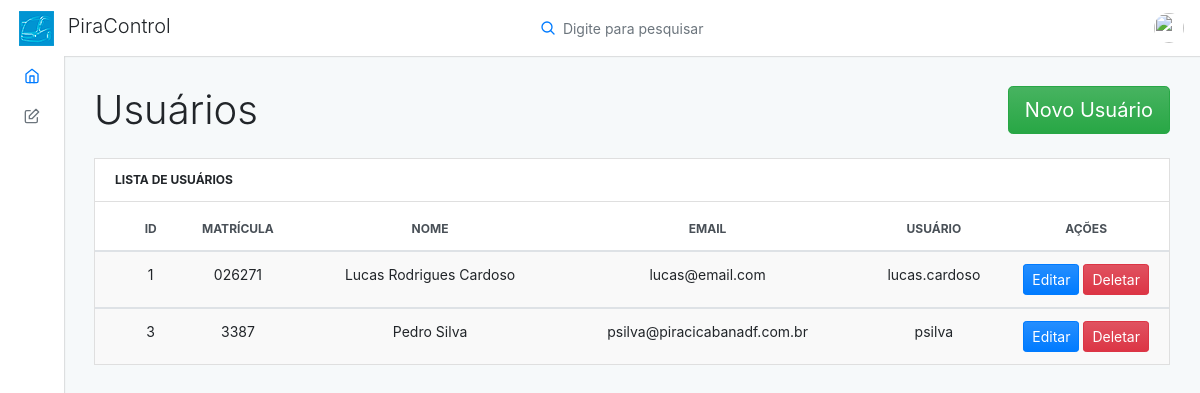
/front/usuario.php (signed in), run on an earlier commit of the app's database.
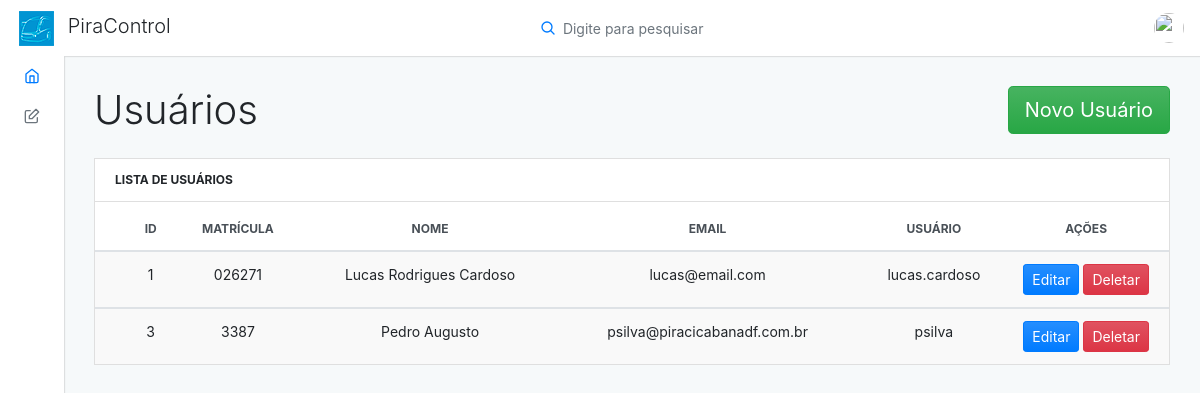
And on a later commit of the database.
### tables this page shows
CREATE TABLE `usuario` (
  `id` int(11) NOT NULL,
  `nome` varchar(45) NOT NULL,
  `ultimoNome` varchar(45) NOT NULL,
  `nomeUsuario` varchar(45) NOT NULL,
  `email` varchar(80) NOT NULL,
  `matricula` varchar(45) NOT NULL,
  `imagem` varchar(200) NOT NULL,
  `senha` varchar(200) NOT NULL
);

### front/classes/Conexao.php (called while the page is built, shortened)
<?php
class Conexao
{
	private $host;
	private $user;
	private $password;
	public function __construct() {
		$this->host = 'mysql:host=localhost;dbname=bd_pira_control';
		$this->user = 'root';
		$this->password = '';
	}
    public function conectar() {
    	try {
			$conn = new PDO(
							$this->host,
							$this->user,
							$this->password
						);
			return $conn;
		} catch (PDOException $e) {
			echo 'Erro na conexao. Erro reportado: ' . $e->getMessage();
			exit;
		}
    }
}

### front/classes/UsuarioDAO.php (called while the page is built, shortened)
<?php
require_once 'Model.php';
class UsuarioDAO extends Model
{
    public function __construct()
    {
        $this->class = 'Usuario';
        $this->tabela = 'usuario';
    }
    public function listarUsuarios($condicao = '')
    {
        $query = "SELECT id, nome, ultimoNome, nomeUsuario, email, matricula, imagem FROM {$this->tabela}";
        $stmt = $this->db->prepare($query);
        $stmt->setFetchMode(PDO::FETCH_CLASS, $this->class);
        $stmt->execute();
        return $stmt->fetchAll();
    }
}

### front/classes/Model.php (called while the page is built, shortened)
<?php
    require 'Conexao.php';
    class Model {
        public function __construct()
        {
            $conexao = new Conexao();
            $this->db = $conexao->conectar();
        }
    }

### front/classes/Usuario.php (called while the page is built, shortened)
<?php
    class Usuario {
        public function __get($atributo) {
            return $this->$atributo;
        }
    }

### front/usuario.php (the view, shortened to what this page needs)
<?php
require_once 'layout/header.php';
require_once 'layout/menu.php';
?>
<?php
require_once 'classes/Usuario.php';
require_once 'classes/UsuarioDAO.php';
$usuarioDAO = new UsuarioDAO();
$usuarios = $usuarioDAO->listarUsuarios();
?>
<div class="adminx-content">
    <div class="adminx-main-content">
        <div class="container-fluid">
            <nav aria-label="breadcrumb" role="navigation" style="float: right;">
              <ol class="breadcrumb adminx-page-breadcrumb">
                <li ><a href="form_usuario" class="btn btn-lg btn-success" >Novo Usuário</a></li>
              </ol>
            </nav>
            <div class="pb-3">
                <h1>Usuários</h1>
            </div>
            <div class="row">
                <div class="col-lg-12">
                    <div class="card mb-grid">
                        <div class="card-header d-flex justify-content-between align-items-center">
                            <div class="card-header-title">Lista de Usuários</div>
                        </div>
                        <div class="table-responsive-md">
                            <table class="table table-actions table-striped table-hover mb-0">
                                <thead>
                                    <tr>
                                        <th scope="col">
                                            <label class="custom-control custom-checkbox m-0 p-0">
                                            </label>
                                        </th>
                                        <th scope="col" class="text-center">ID</th>
                                        <th scope="col" class="text-center">Matrícula</th>
                                        <th scope="col" class="text-center">Nome</th>
                                        <th scope="col" class="text-center">Email</th>
                                        <th scope="col" class="text-center">Usuário</th>
                                        <th scope="col" class="text-center">Ações</th>
                                    </tr>
                                </thead>
                                <?php foreach ($usuarios as $usuario) { ?>
                                    <tbody>
                                        <tr>
                                            <th scope="row">
                                                <label class="custom-control custom-checkbox m-0 p-0">
                                                </label>
                                            </th>
                                            <td class="text-center"><?= $usuario->id ?></td>
                                            <td class="text-center"><?= $usuario->matricula ?></td>
                                            <td class="text-center"><?= $usuario->nome ?> <?= $usuario->ultimoNome ?></td>
                                            <td class="text-center"><?= $usuario->email ?></td>
                                            <td class="text-center"><?= $usuario->nomeUsuario ?></td>
                                            <td>
                                                <a class="btn btn-sm btn-primary" href="form_usuario?id=<?= $usuario->id ?>">Editar</a>
                                                <a class="btn btn-sm btn-danger" href="controles/controleUsuario.php?acao=deletar&id=<?= $usuario->id ?>">Deletar</a>
                                            </td>
                                        </tr>
                                    </tbody>
                                <?php } ?>
                            </table>
                        </div>
                    </div>
                </div>
            </div>
        </div>
    </div>
</div>
</div>
<?php
require_once 'layout/footer.php';
?>

### front/layout/header.php (shortened to what this page needs)
<!DOCTYPE html>
<html lang="en">
  <head>
    <link rel="stylesheet" type="text/css" href="./dist/css/style.css" media="screen" />
  </head>

### front/layout/menu.php (shortened to what this page needs)
<body>
  <div class="adminx-container">
    <nav class="navbar navbar-expand justify-content-between fixed-top">
      <a class="navbar-brand mb-0 h1 d-none d-md-block" href="inicio">
        <img src="./demo/img/logo.png" class=" d-inline-block align-top mr-2" alt="">
        PiraControl
      </a>
      <form class="form-inline form-quicksearch d-none d-md-block mx-auto">
        <div class="input-group">
          <div class="input-group-prepend">
            <div class="input-group-icon">
              <i data-feather="search"></i>
            </div>
          </div>
          <input type="text" class="form-control" id="search" placeholder="Digite para pesquisar">
        </div>
      </form>
      <ul class="navbar-nav d-flex justify-content-end mr-2">
        <li class="nav-item dropdown">
          <a class="nav-link avatar-with-name" id="navbarDropdownMenuLink" data-toggle="dropdown" href="#">
            <img src="https://s3.amazonaws.com/uifaces/faces/twitter/jsa/128.jpg" class="d-inline-block align-top" alt="">
          </a>
        </li>
      </ul>
    </nav>
    <div class="adminx-sidebar expand-hover push">
      <ul class="sidebar-nav">
        <li class="sidebar-nav-item">
          <a href="inicio" class="sidebar-nav-link active">
            <span class="sidebar-nav-icon">
              <i data-feather="home"></i>
            </span>
          </a>
        </li>
        <li class="sidebar-nav-item">
          <a class="sidebar-nav-link collapsed" data-toggle="collapse" href="#navForms" aria-expanded="false" aria-controls="navForms">
            <span class="sidebar-nav-icon">
              <i data-feather="edit"></i>
            </span>
          </a>
        </li>
        <li class="sidebar-nav-item">
          <a href="usuario" class="sidebar-nav-link">
          </a>
        </li>
        <li class="sidebar-nav-item">
          <a href="produto" class="sidebar-nav-link">
          </a>
        </li>
        <li class="sidebar-nav-item">
          <a href="categoria" class="sidebar-nav-link">
          </a>
        </li>
        <li class="sidebar-nav-item">
          <a href="ativo" class="sidebar-nav-link">
          </a>
        </li>
      </ul>
    </div>

### front/layout/footer.php (shortened to what this page needs)
</body>
</html>

What changed in the data, as far as the page shows it:
changed usuario "Pedro": ultimoNome "Silva" → "Augusto"
